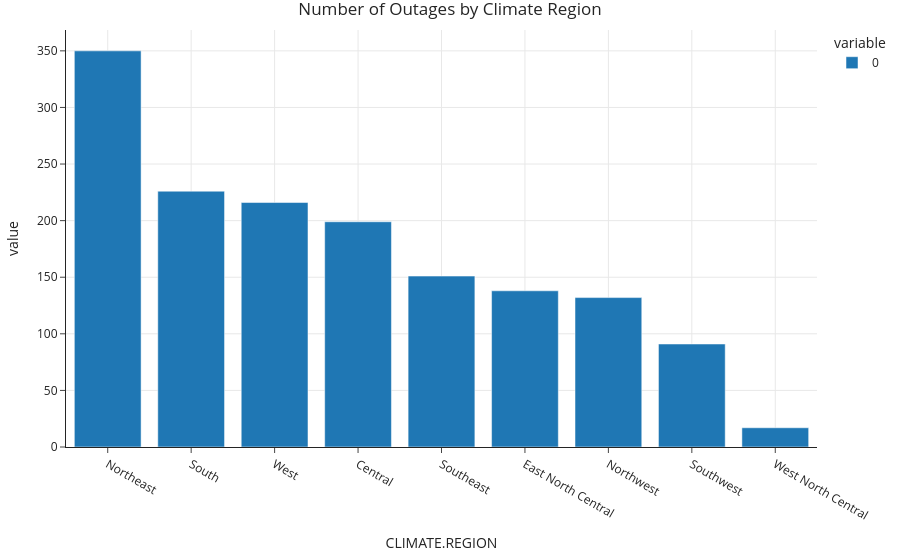
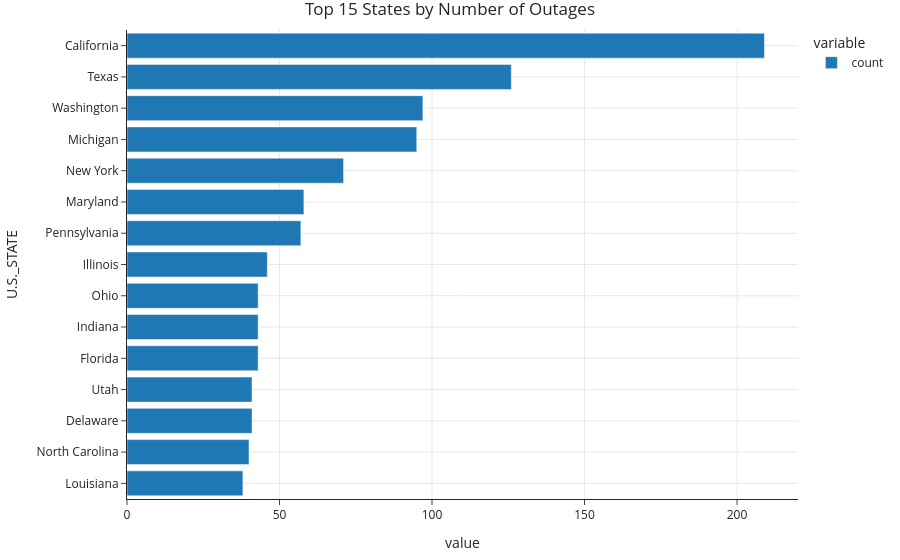

The notebook cell these images were saved under, in order:
### Code cell
# Regional Analysis
by_region = df_cleaned.groupby('CLIMATE.REGION', observed=True).size().sort_values(ascending=False)
by_region.plot(kind='bar', title='Number of Outages by Climate Region').show()

top_15_states = df_cleaned['U.S._STATE'].value_counts().nlargest(15).sort_values(ascending=True)
top_15_states.plot(kind='barh', title='Top 15 States by Number of Outages').show()

### Figure 1 — Plotly figure (JSON) as saved in the notebook; plotly's stock layout.template omitted (floating-point values rounded to 4 significant figures)
{"data": [{"hovertemplate": "variable=0<br>CLIMATE.REGION=%{x}<br>value=%{y}<extra></extra>", "legendgroup": "0", "marker": {"color": "#1F77B4", "pattern": {"shape": ""}}, "name": "0", "orientation": "v", "showlegend": true, "textposition": "auto", "type": "bar", "x": ["Northeast", "South", "West", "Central", "Southeast", "East North Central", "Northwest", "Southwest", "West North Central"], "xaxis": "x", "y": [350, 226, 216, 199, 151, 138, 132, 91, 17], "yaxis": "y"}], "layout": {"barmode": "relative", "legend": {"title": {"text": "variable"}, "tracegroupgap": 0}, "title": {"text": "Number of Outages by Climate Region"}, "xaxis": {"anchor": "y", "domain": [0, 1], "title": {"text": "CLIMATE.REGION"}}, "yaxis": {"anchor": "x", "domain": [0, 1], "title": {"text": "value"}}}}

### Figure 2 — Plotly figure (JSON) as saved in the notebook; plotly's stock layout.template omitted (floating-point values rounded to 4 significant figures)
{"data": [{"hovertemplate": "variable=count<br>value=%{x}<br>U.S._STATE=%{y}<extra></extra>", "legendgroup": "count", "marker": {"color": "#1F77B4", "pattern": {"shape": ""}}, "name": "count", "orientation": "h", "showlegend": true, "textposition": "auto", "type": "bar", "x": [38, 40, 41, 41, 43, 43, 43, 46, 57, 58, 71, 95, 97, 126, 209], "xaxis": "x", "y": ["Louisiana", "North Carolina", "Delaware", "Utah", "Florida", "Indiana", "Ohio", "Illinois", "Pennsylvania", "Maryland", "New York", "Michigan", "Washington", "Texas", "California"], "yaxis": "y"}], "layout": {"barmode": "relative", "legend": {"title": {"text": "variable"}, "tracegroupgap": 0}, "title": {"text": "Top 15 States by Number of Outages"}, "xaxis": {"anchor": "y", "domain": [0, 1], "title": {"text": "value"}}, "yaxis": {"anchor": "x", "domain": [0, 1], "title": {"text": "U.S._STATE"}}}}
